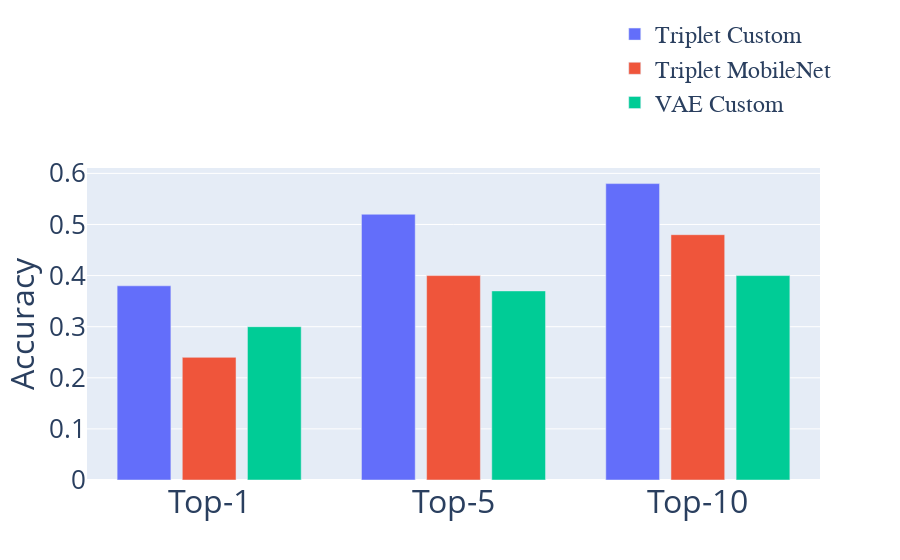

Notebook cell for this chart:
### Code cell
import plotly.graph_objects as go

metrics=['Top-1', 'Top-5', 'Top-10']

fig = go.Figure(data=[
    go.Bar(name='Triplet Custom', x=metrics, y=[0.38, 0.52, 0.58], width=[0.22, 0.22, 0.22]),
    go.Bar(name='Triplet MobileNet', x=metrics, y=[0.24, 0.40, 0.48], width=[0.22, 0.22, 0.22]),
    go.Bar(name='VAE Custom', x=metrics, y=[0.30, 0.37, 0.40], width=[0.22, 0.22, 0.22]),
])
fig.update_layout(
    #title='Top-k accuracies',
    xaxis_tickfont_size=32,
    yaxis=dict(
        title='Accuracy',
        titlefont_size=32,
        tickfont_size=26,
    ),
   legend=dict(
        x=0.72,
        y=1.5,
        bgcolor='rgba(255, 255, 255, 0)',
        bordercolor='rgba(255, 255, 255, 0)',
        title_font_family="Times New Roman",
        font=dict(
            family="Arialbold",
            size=24,
#            color="black"
       ),
    ),
)
# Change the bar mode
#fig.update_layout(barmode='group')
fig.show()

### Figure 1 — Plotly figure (JSON) as saved in the notebook; plotly's stock layout.template omitted (floating-point values rounded to 4 significant figures)
{"data": [{"name": "Triplet Custom", "type": "bar", "width": [0.22, 0.22, 0.22], "x": ["Top-1", "Top-5", "Top-10"], "y": [0.38, 0.52, 0.58]}, {"name": "Triplet MobileNet", "type": "bar", "width": [0.22, 0.22, 0.22], "x": ["Top-1", "Top-5", "Top-10"], "y": [0.24, 0.4, 0.48]}, {"name": "VAE Custom", "type": "bar", "width": [0.22, 0.22, 0.22], "x": ["Top-1", "Top-5", "Top-10"], "y": [0.3, 0.37, 0.4]}], "layout": {"autosize": true, "legend": {"bgcolor": "rgba(255, 255, 255, 0)", "bordercolor": "rgba(255, 255, 255, 0)", "font": {"family": "Arialbold", "size": 24}, "title": {"font": {"family": "Times New Roman"}}, "x": 0.72, "y": 1.5}, "xaxis": {"autorange": true, "range": [-0.5, 2.5], "tickfont": {"size": 32}, "type": "category"}, "yaxis": {"autorange": true, "range": [0, 0.6105], "tickfont": {"size": 26}, "title": {"font": {"size": 32}, "text": "Accuracy"}, "type": "linear"}}}
